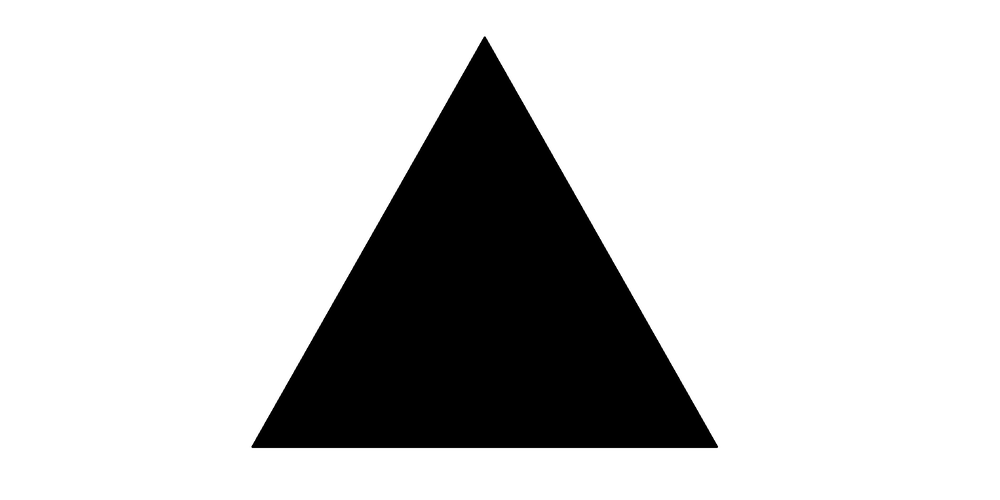
#> input picture triangle_black.png, 1000 x 500 px, shrunk from 2000 x 1000 before the run
$ python canny.py   (Python 2 division)
#> lines starting #> are read from the running program, lines starting #| are printed output that depends on the picture; after the words box and inside, x2 and y2 are one past the last pixel; in counts of white or black regions, pixels touching at a corner belong together
#!/usr/bin/python

import cv2
import numpy as np

def nothing(x):
    pass

#image window
cv2.namedWindow('image')

#loading images
img = cv2.imread('triangle_black.png',0)     # load your image with proper path
#> img is the input picture: shape (500, 1000); min 0, max 255, mean 205.7

# create trackbars for color change
cv2.createTrackbar('th1','image',0,255,nothing)
cv2.createTrackbar('th2','image',0,255,nothing)

while(1):
    # get current positions of four trackbars
    th1 = cv2.getTrackbarPos('th1','image')
    th2 = cv2.getTrackbarPos('th2','image')
    #apply canny
    edges = cv2.Canny(img,th1,th2)
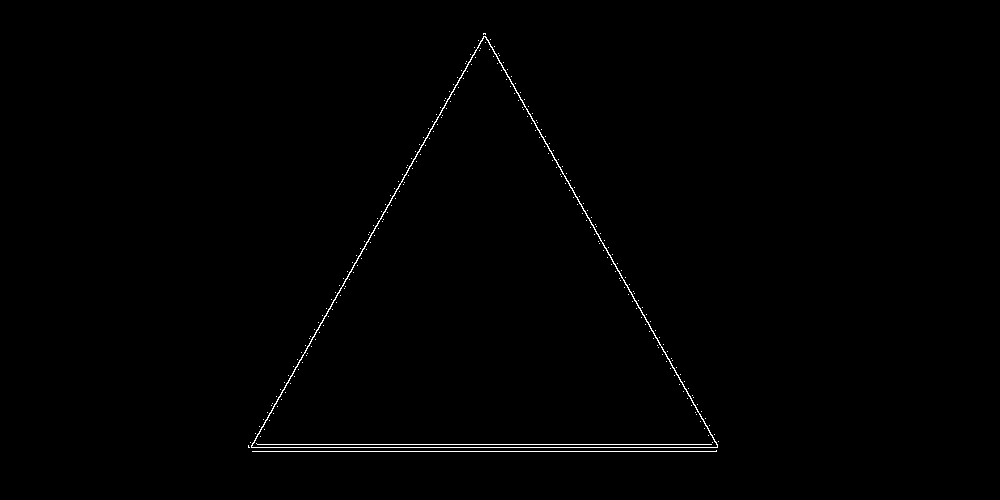
#> edges: shape (500, 1000); 0.58% white in thin lines or dots, all inside (x1, y1, x2, y2) = (248, 33, 719, 452)
    #show the image
    cv2.imshow('image',edges)
    print "th1: %d" % th1
    print "th2: %d" % th2
    #press ESC to stop
    k = cv2.waitKey(1) & 0xFF
#> (key Esc is pressed here)
    if k == 27:
        break

cv2.destroyAllWindows()

$ run again, with circle_black.png copied over triangle_black.png
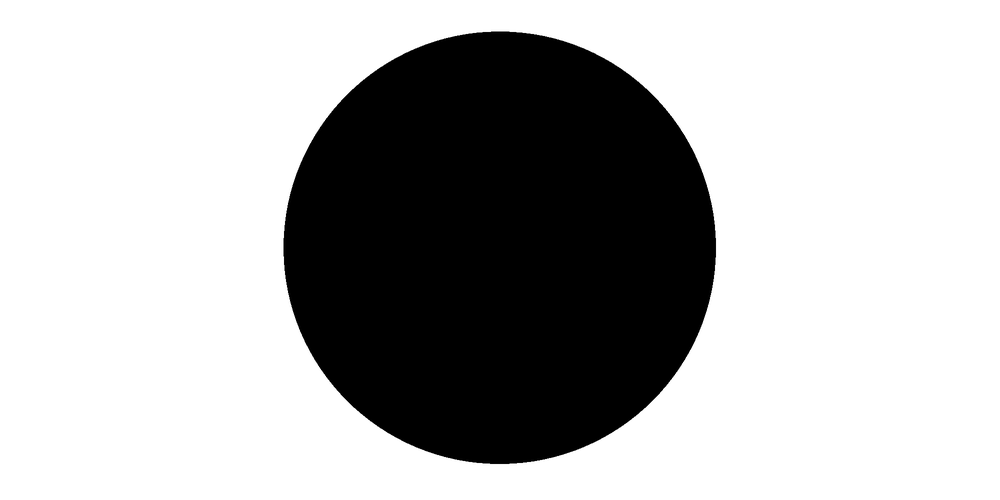
#> input picture circle_black.png, 1000 x 500 px, shrunk from 2000 x 1000 before the run
#> img is the input picture: shape (500, 1000); min 0, max 255, mean 180.1
#> `edges = cv2.Canny(img,th1,th2)`:
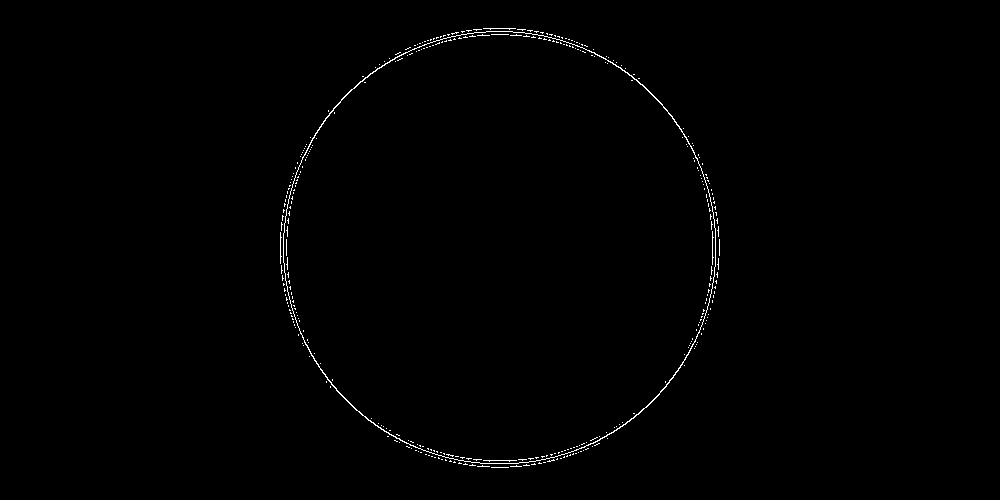
#> edges: shape (500, 1000); 0.57% white in thin lines or dots, all inside (x1, y1, x2, y2) = (280, 28, 720, 468)
